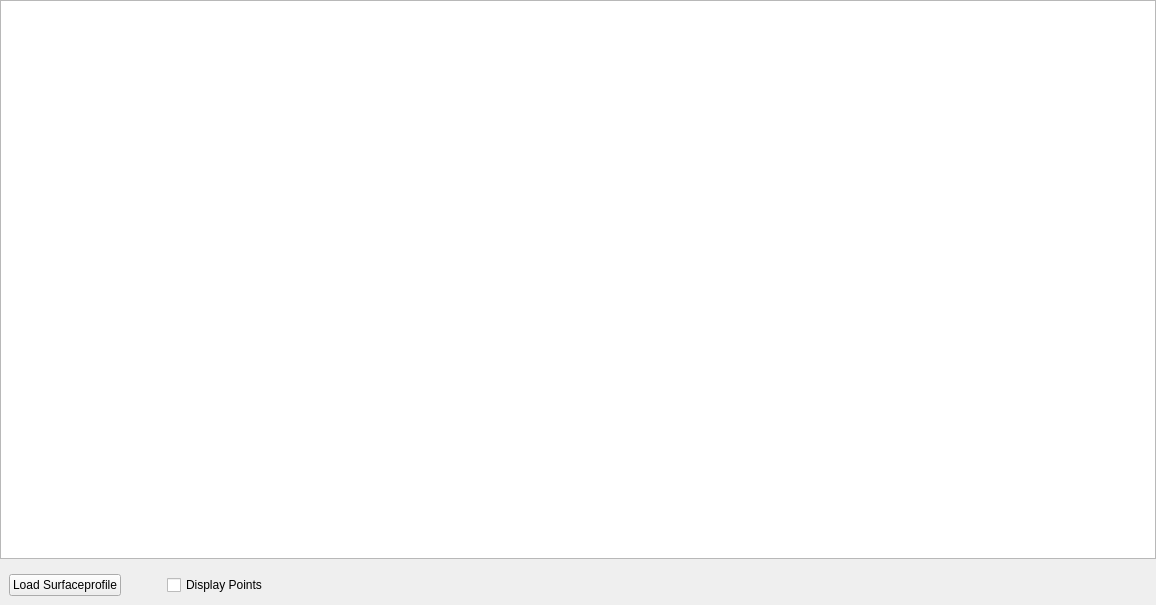
<?xml version="1.0" encoding="UTF-8"?>
<ui version="4.0">
 <class>VerticalAlignment</class>
 <widget class="QDockWidget" name="VerticalAlignment">
  <property name="geometry">
   <rect>
    <x>0</x>
    <y>0</y>
    <width>1156</width>
    <height>605</height>
   </rect>
  </property>
  <property name="windowTitle">
   <string>Vertical Alignment</string>
  </property>
  <widget class="QWidget" name="centralwidget">
   <property name="sizePolicy">
    <sizepolicy hsizetype="Expanding" vsizetype="Expanding">
     <horstretch>0</horstretch>
     <verstretch>0</verstretch>
    </sizepolicy>
   </property>
   <layout class="QVBoxLayout" name="verticalLayout_2">
    <property name="leftMargin">
     <number>0</number>
    </property>
    <property name="topMargin">
     <number>0</number>
    </property>
    <property name="rightMargin">
     <number>0</number>
    </property>
    <property name="bottomMargin">
     <number>0</number>
    </property>
    <item>
     <widget class="QWidget" name="widget_5" native="true">
      <layout class="QVBoxLayout" name="verticalLayout">
       <property name="spacing">
        <number>10</number>
       </property>
       <property name="leftMargin">
        <number>0</number>
       </property>
       <property name="topMargin">
        <number>0</number>
       </property>
       <property name="rightMargin">
        <number>0</number>
       </property>
       <property name="bottomMargin">
        <number>0</number>
       </property>
       <item>
        <widget class="QGraphicsView" name="verticalAlignmentView">
         <property name="sizePolicy">
          <sizepolicy hsizetype="Expanding" vsizetype="Expanding">
           <horstretch>0</horstretch>
           <verstretch>0</verstretch>
          </sizepolicy>
         </property>
         <property name="backgroundBrush">
          <brush brushstyle="SolidPattern">
           <color alpha="255">
            <red>50</red>
            <green>50</green>
            <blue>50</blue>
           </color>
          </brush>
         </property>
         <property name="foregroundBrush">
          <brush brushstyle="NoBrush">
           <color alpha="255">
            <red>0</red>
            <green>0</green>
            <blue>0</blue>
           </color>
          </brush>
         </property>
         <property name="alignment">
          <set>Qt::AlignLeading|Qt::AlignLeft|Qt::AlignVCenter</set>
         </property>
         <property name="renderHints">
          <set>QPainter::Antialiasing|QPainter::TextAntialiasing</set>
         </property>
        </widget>
       </item>
      </layout>
     </widget>
    </item>
    <item>
     <widget class="QWidget" name="widget_4" native="true">
      <property name="minimumSize">
       <size>
        <width>0</width>
        <height>0</height>
       </size>
      </property>
      <layout class="QHBoxLayout" name="horizontalLayout_3">
       <property name="sizeConstraint">
        <enum>QLayout::SetMinimumSize</enum>
       </property>
       <property name="leftMargin">
        <number>9</number>
       </property>
       <property name="topMargin">
        <number>9</number>
       </property>
       <property name="rightMargin">
        <number>9</number>
       </property>
       <property name="bottomMargin">
        <number>9</number>
       </property>
       <item>
        <widget class="QPushButton" name="loadSurfaceProfileButton">
         <property name="sizePolicy">
          <sizepolicy hsizetype="Fixed" vsizetype="Fixed">
           <horstretch>0</horstretch>
           <verstretch>0</verstretch>
          </sizepolicy>
         </property>
         <property name="text">
          <string>Load Surfaceprofile</string>
         </property>
        </widget>
       </item>
       <item>
        <spacer name="horizontalSpacer">
         <property name="orientation">
          <enum>Qt::Horizontal</enum>
         </property>
         <property name="sizeType">
          <enum>QSizePolicy::Fixed</enum>
         </property>
         <property name="sizeHint" stdset="0">
          <size>
           <width>40</width>
           <height>20</height>
          </size>
         </property>
        </spacer>
       </item>
       <item>
        <widget class="QCheckBox" name="displayPointsCheckBox">
         <property name="text">
          <string>Display Points</string>
         </property>
        </widget>
       </item>
       <item>
        <widget class="QLabel" name="label">
         <property name="text">
          <string/>
         </property>
        </widget>
       </item>
      </layout>
     </widget>
    </item>
   </layout>
  </widget>
 </widget>
 <resources/>
 <connections/>
</ui>
